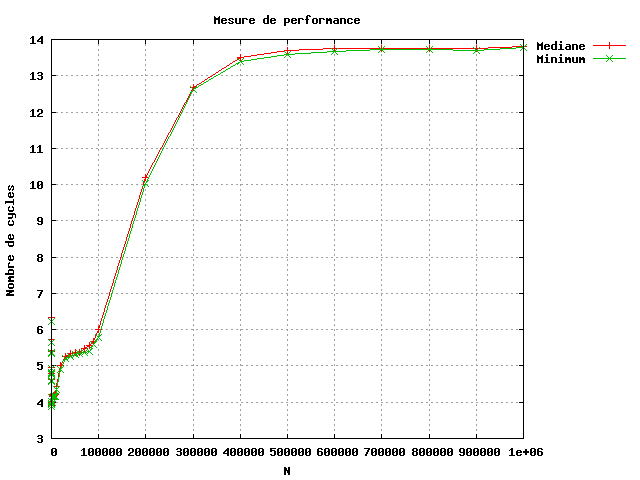

Reproduce this figure in gnuplot.
set terminal png medium
set output 'icc_O3.png'
set title 'Mesure de performance'
set xlabel 'N'
set ylabel 'Nombre de cycles'
set key on outside
set grid ytics xtics mxtics
plot 'icc_O3.data'using 1:3 with linespoints title 'Mediane', 	'icc_O3.data'using 1:4 with linespoints title 'Minimum'
